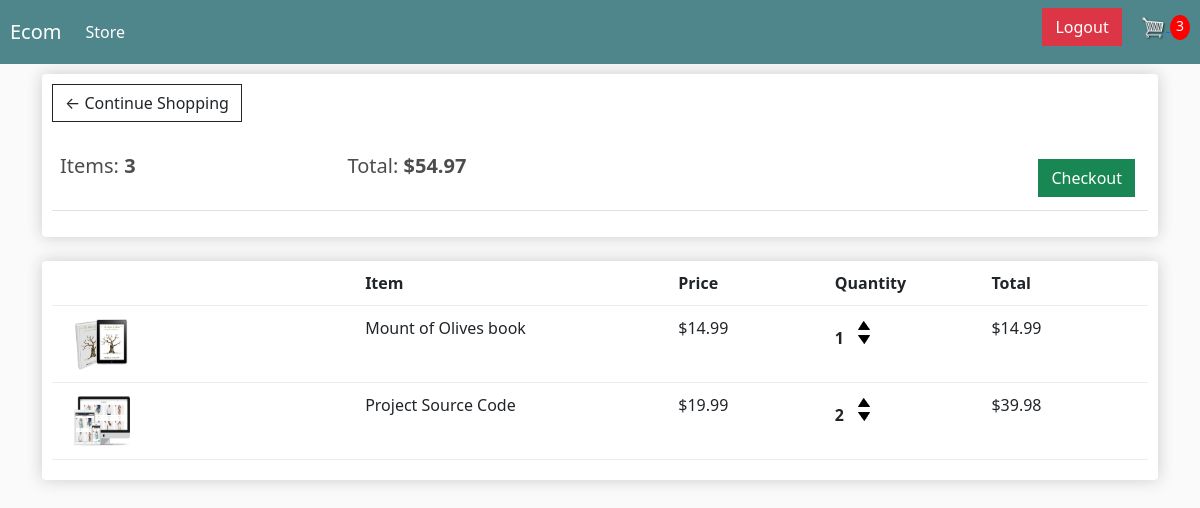
The app's page /cart/ (signed in) with its own data.
### store/models.py (models this page shows, shortened)
class Order(models.Model):
    customer = models.ForeignKey(Customer, on_delete=models.SET_NULL, null=True, blank=True)
    date_ordered = models.DateTimeField(auto_now_add=True)
    complete = models.BooleanField(default=False, null=True, blank=False)
    transaction_id = models.CharField(max_length=100, null=True)
    @property
    def get_cart_total(self):
        orderitems = self.orderitem_set.all()
        total = sum([item.get_total for item in orderitems])
        return total
    @property
    def get_cart_items(self):
        orderitems = self.orderitem_set.all()
        total = sum([item.quantity for item in orderitems])
        return total

class OrderItem(models.Model):
    product = models.ForeignKey(Product, on_delete=models.SET_NULL, blank=True, null=True)
    order = models.ForeignKey(Order, on_delete=models.SET_NULL,blank=True, null=True)
    quantity = models.IntegerField(default=0, null=True, blank=True)
    date_added = models.DateTimeField(auto_now_add=True)
    @property
    def get_total(self):
        total = self.quantity * self.product.price
        return total

class Product(models.Model):
    name = models.CharField(max_length=200, null=True)
    price = models.FloatField()
    digital = models.BooleanField(default=False, null=True, blank=False)
    image = models.ImageField(null=True, blank=True)
    @property
    def imageURL(self):
        try:
            url = self.image.url
        except:
            url = ''
        return url

### store/views.py (the view)
# urls.py: path('cart/', views.cart, name='cart'),
@login_required
def cart(request):
    data = cartData(request)
    cartItems = data['cartItems']
    order = data['order']
    items = data['items']
    context = {
        'items': items,
        'order': order,
        'cartItems': cartItems
    }
    return render(request, 'store/cart.html', context)

### store/utils.py (called while the page is built)
def cartData(request):
    if request.user.is_authenticated:
        customer = request.user.customer
        order, created = Order.objects.get_or_create(customer=customer, complete=False)
        items = order.orderitem_set.all()
        cartItems = order.get_cart_items
    else:
        cookieData = cookieCart(request)
        cartItems = cookieData['cartItems']
        order = cookieData['order']
        items = cookieData['items']
    return {'cartItems': cartItems, 'order': order, 'items': items}

### store/templates/store/cart.html
{% extends 'store/main.html' %}
{% load static %}
{% block content %}
<div class="row">
	<div class="col-lg-12">
        <div class="box-element">
            <a  class="btn btn-outline-dark" href="{% url 'store' %}">&#x2190; Continue Shopping</a>
            <br>
            <br>
            <table class="table">
                <tr>
                    <th><h5>Items: <strong>{{ order.get_cart_items }}</strong></h5></th>
                    <th><h5>Total:<strong> ${{ order.get_cart_total|floatformat:2 }}</strong></h5></th>
                    <th>
                        <a  style="float:right; margin:5px;" class="btn btn-success" href="{% url 'checkout' %}">Checkout</a>
                    </th>
                </tr>
            </table>
        </div>
		<br>
        <div class="box-element">
            <div class="cart-row">
                <div style="flex:2"></div>
                <div style="flex:2"><strong>Item</strong></div>
                <div style="flex:1"><strong>Price</strong></div>
                <div style="flex:1"><strong>Quantity</strong></div>
                <div style="flex:1"><strong>Total</strong></div>
            </div>
            {% for item in items %}
                <div class="cart-row">
                    <div style="flex:2"><img class="row-image" src="{{ item.product.imageURL }}"></div>
                    <div style="flex:2"><p>{{ item.product.name }}</p></div>
                    <div style="flex:1"><p>${{ item.product.price|floatformat:2 }}</p></div>
                    <div style="flex:1">
                        <p class="quantity">{{ item.quantity }}</p>
                        <div class="quantity">
                            <img data-product='{{ item.product.id }}' data-action='add' class="chg-quantity update-cart" src="{% static  'images/arrow-up.png' %}">
                            <img data-product='{{ item.product.id }}' data-action='remove' class="chg-quantity update-cart" src="{% static  'images/arrow-down.png' %}">
                        </div>
                    </div>
                    <div style="flex:1"><p>${{ item.get_total }}</p></div>
                </div>
            {% endfor %}
	</div>
</div>
{% endblock content %}

### static/css/main.css (style rules this page uses)
body { background-color: hsl(0, 0%, 98%); }
h1, h2, h3, h4, h5, h6 { color: hsl(0, 0%, 30%); }
.box-element { box-shadow: hsl(0, 0%, 80%) 0 0 16px; background-color: #fff; border-radius: 4px; padding: 10px; }
.col-lg-4, .col-lg-6, .col-lg-8, .col-lg-12 { margin-top: 10px; }
.btn { border-radius: 0; }
.row-image { width: 100px; }
.cart-row { display: flex; align-items: flex-stretch; padding-bottom: 10px; margin-bottom: 10px; border-bottom: 1px solid #ececec; }
.quantity { display: inline-block; font-weight: 700; padding-right: 10px; }
.chg-quantity { width: 12px; cursor: pointer; display: block; margin-top: 5px; transition: 0.1s; }

### records on screen
Order: get_cart_items "3", get_cart_total "54.97"
OrderItem: product.imageURL (picture), product.name "Mount of Olives book", product.price "14.99", quantity "1", get_total "14.99"
OrderItem: product.imageURL (picture), product.name "Project Source Code", product.price "19.99", quantity "2", get_total "39.98"

### other values on screen
{{ cartItems }} "3"
